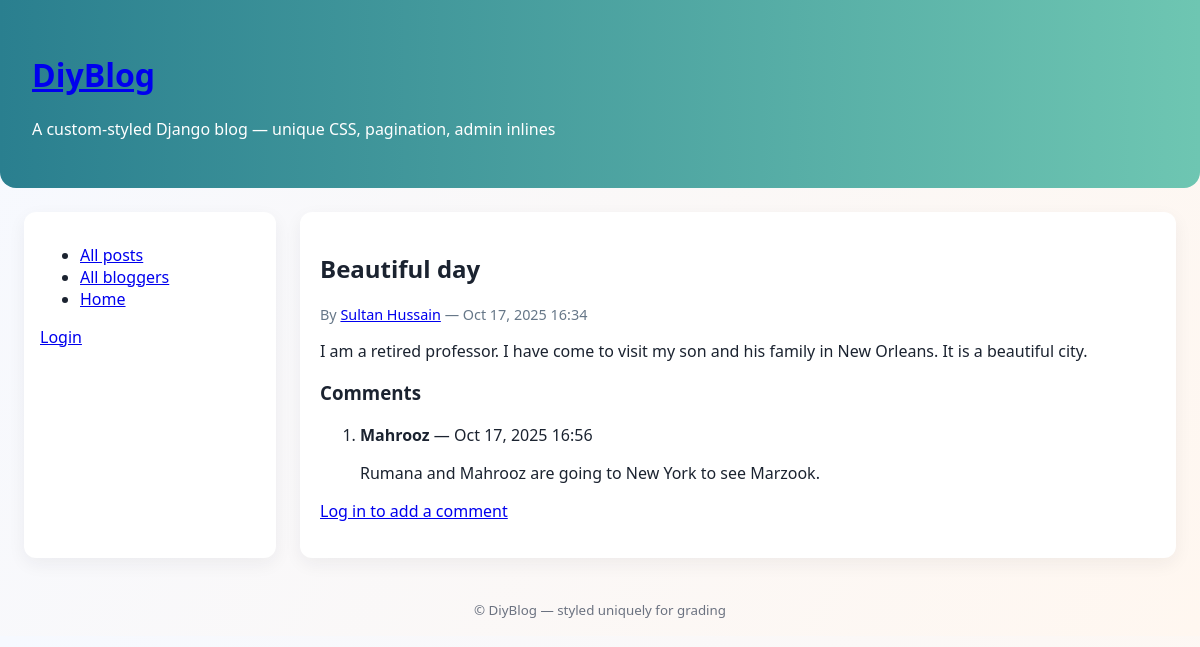
Page /blog/1/ on the committed database.
### blog/models.py (models this page shows, shortened)
class BlogPost(models.Model):
    title = models.CharField(max_length=255)
    author = models.ForeignKey(Blogger, on_delete=models.SET_NULL, null=True, related_name='posts')
    content = models.TextField()
    created_at = models.DateTimeField(default=timezone.now, db_index=True)
    class Meta:
        ordering = ['-created_at']  # newest first

class Blogger(models.Model):
    user = models.OneToOneField(User, on_delete=models.SET_NULL, null=True, blank=True)
    name = models.CharField(max_length=200)
    bio = models.TextField(blank=True)
    created_at = models.DateTimeField(default=timezone.now)

class Comment(models.Model):
    post = models.ForeignKey(BlogPost, on_delete=models.CASCADE, related_name='comments')
    author = models.ForeignKey(User, on_delete=models.SET_NULL, null=True, blank=True)
    text = models.TextField()
    created_at = models.DateTimeField(default=timezone.now, db_index=True)
    class Meta:
        ordering = ['created_at']  # oldest -> newest

### blog/views.py (the view)
# urls.py: path('<int:pk>/', views.blog_detail, name='blog_detail'),
def blog_detail(request, pk):
    post = get_object_or_404(BlogPost.objects.select_related('author'), pk=pk)
    comments = post.comments.select_related('author').all()  # oldest -> newest per Meta
    return render(request, 'blog/blog_detail.html', {'post': post, 'comments': comments})

### blog/templates/blog/blog_detail.html (shortened to what this page needs)
{% extends 'blog/base.html' %}
{% block content %}
<article>
  <h2>{{ post.title }}</h2>
  <p class="meta">By <a href="{% url 'blog:blogger_detail' post.author.pk %}">{{ post.author.name }}</a> — {{ post.created_at|date:"M j, Y H:i" }}</p>
  <div class="post-content">
    <p>{{ post.content }}</p>
  </div>
</article>
<section class="comments">
  <h3>Comments</h3>
  {% if comments %}
    <ol>
      {% for c in comments %}
        <li>
          <p><strong>{% if c.author %}{{ c.author.username }}{% else %}Anonymous{% endif %}</strong> — {{ c.created_at|date:"M j, Y H:i" }}</p>
          <p>{{ c.text }}</p>
        </li>
      {% endfor %}
    </ol>
  {% else %}
    <p>No comments yet.</p>
  {% endif %}
  {% if user.is_authenticated %}
    <p><a href="{% url 'blog:create_comment' post.pk %}">Add a comment</a></p>
  {% else %}
    <p><a href="{% url 'login' %}?next={% url 'blog:create_comment' post.pk %}">Log in to add a comment</a></p>
  {% endif %}
</section>
{% endblock %}

### blog/static/css/site.css (style rules this page uses)
body { font-family: "Segoe UI", Roboto, Arial, sans-serif; background: linear-gradient(120deg,#f6f9ff,#fff7f0); color: #1b2330; margin: 0; }
.meta { font-size: 0.9rem; color: #667788; }

### rows in the picture
BlogPost: title "Beautiful day", author.name "Sultan Hussain", created_at "Oct 17, 2025 16:34", content "I am a retired professor. I have come to visit my son and his family in New Orleans. It is a beautiful city."
Comment: author.username "Mahrooz", created_at "Oct 17, 2025 16:56", text "Rumana and Mahrooz are going to New York to see Marzook."
